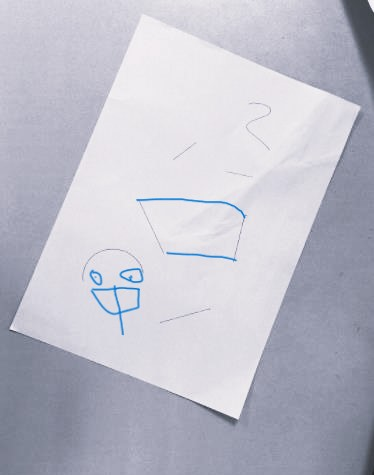
#> input picture Opencv简单实战案例/Images/Tilt.jpg, 374 x 475 px
$ python 06Cv2TiltCorrection.py
#> lines starting #> are read from the running program, lines starting #| are printed output that depends on the picture; after the words box and inside, x2 and y2 are one past the last pixel; in counts of white or black regions, pixels touching at a corner belong together
#> in main, image is the input picture: shape (475, 374, 3); mean B, G, R 202.2, 190.3, 190
"""
简单图像倾斜校正处理效果

    1、首先将图像转换为灰度图，并使用 Canny 边缘检测算法检测图像边缘。
    2、然后，我们使用霍夫变换检测图像中的直线，并计算直线的角度。
    3、接着，我们计算直线角度的中位数，并根据该角度对图像进行旋转。
    4、最后，我们显示了纠正后的图像。
"""

import cv2
import numpy as np


def correct_skew(img):
    """
    处理，计算图片倾斜角度，然后旋转图片，纠正图片
    :param img: 原图
    :return:
    """
    # 将图像转换为灰度图
    gray = cv2.cvtColor(img, cv2.COLOR_BGR2GRAY)

    # 使用 Canny 边缘检测算法
    edges = cv2.Canny(gray, 50, 150, apertureSize=3)
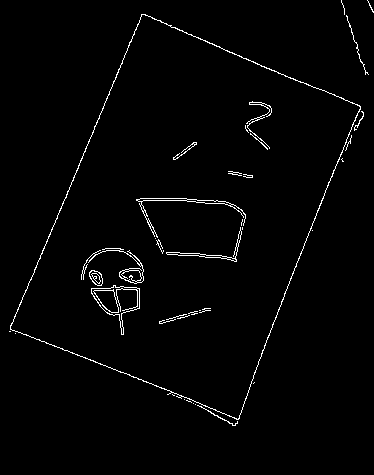
#> edges: shape (475, 374); 1.8% white in thin lines or dots, all inside (x1, y1, x2, y2) = (9, 0, 374, 426)

    # 使用霍夫变换检测直线
    lines = cv2.HoughLines(edges, 1, np.pi / 180, 200)
#> lines = [[137, 0.401]]

    # 检查是否检测到直线
    if lines is None:
        print("No lines detected. Using default angle.")
        return img

    # 计算直线的角度
    angles = []
    for line in lines:
        rho, theta = line[0]
        angle = theta * 180 / np.pi
        angles.append(angle)
#> this loop made 1 pass
#> (rho, theta, angle) on pass 1: (137, 0.401, 23)
#> after the loop, angles = [23]

    # 计算直线角度的中位数
    median_angle = np.median(angles)
#> median_angle = 23

    # 对图像进行旋转
    rotated = rotate_image(img, median_angle)

    return rotated


def rotate_image(img, angle):
    """
    旋转纠正图片
    :param img:
    :param angle:
    :return:
    """
#> called with angle = 23
    # 获取图像的中心点坐标
    height, width = img.shape[:2]
#> height = 475; width = 374
    center = (width / 2, height / 2)
#> center = (187, 237.5)

    # 计算旋转矩阵
    matrix = cv2.getRotationMatrix2D(center, angle, 1.0)
#> matrix = [[0.921, 0.391, -77.93], [-0.391, 0.921, 91.95]]

    # 进行图像旋转
    rotated = cv2.warpAffine(img, matrix, (width, height), flags=cv2.INTER_CUBIC, borderMode=cv2.BORDER_REPLICATE)
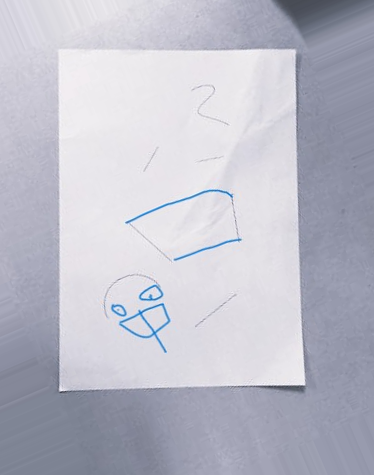
#> rotated: shape (475, 374, 3); mean B, G, R 201.2, 189.2, 188.7

    return rotated


def main():
    # 读取图像
    image = cv2.imread('Images/Tilt.jpg')
    # 显示结果
    cv2.imshow('Origin Image', image)

    # 对图像进行倾斜纠正
    corrected_image = correct_skew(image)

    # 显示结果
    cv2.imshow('Corrected Image', corrected_image)
    cv2.waitKey(0)
    cv2.destroyAllWindows()


if __name__ == '__main__':
    main()
